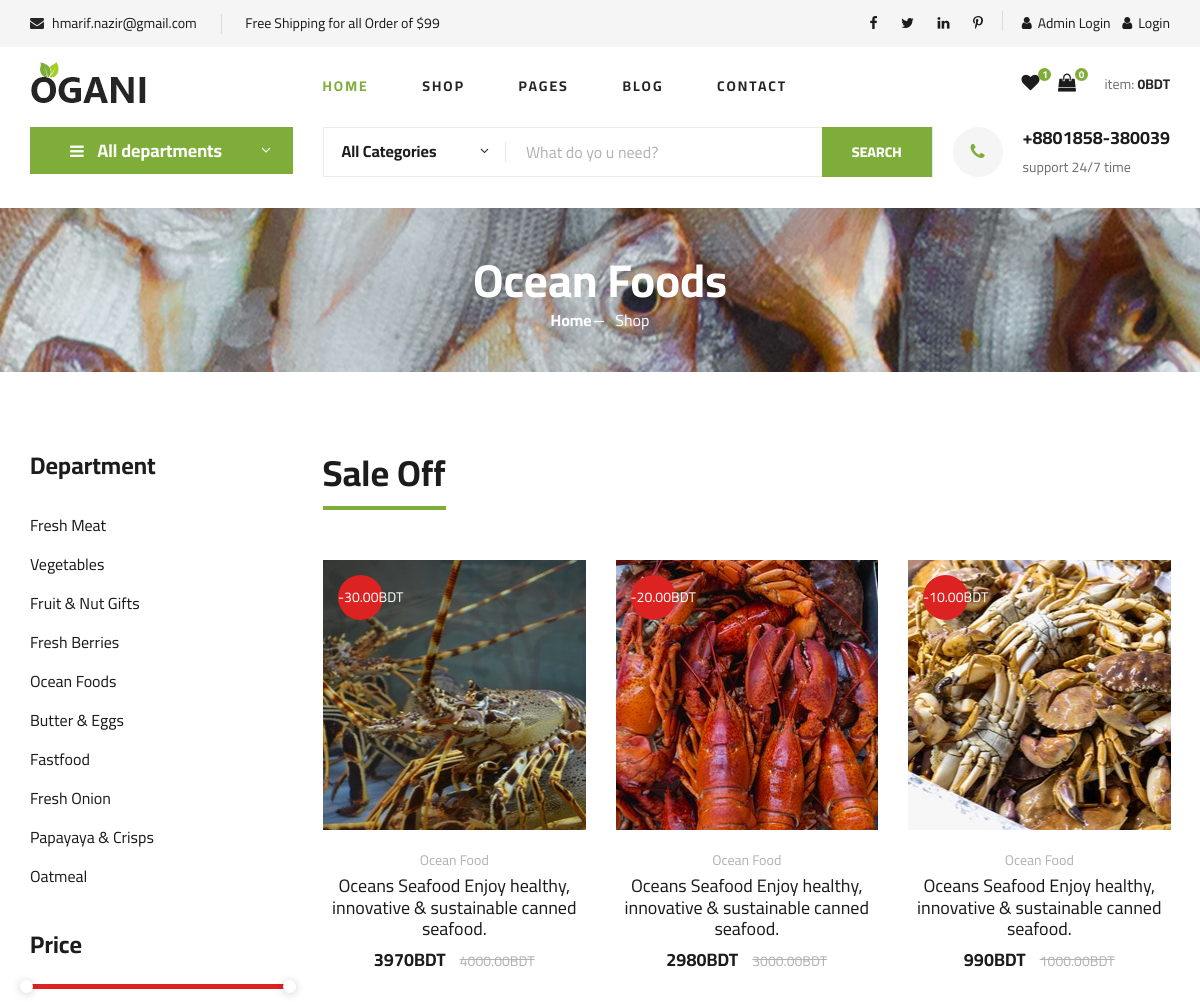
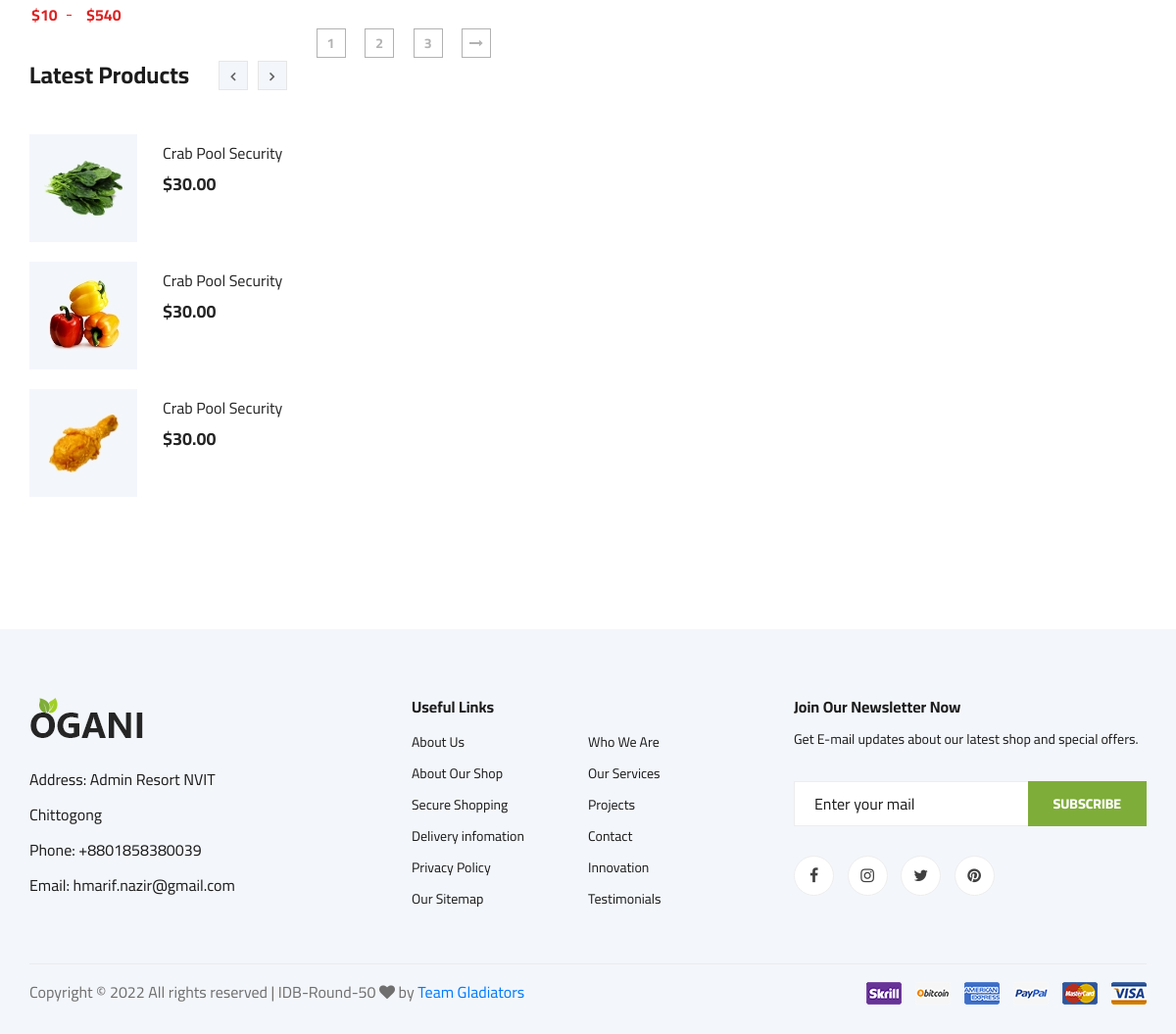
Screenshot of /category.php?id=12 with the database file from the repository (2 pictures, top to bottom).
### tables this page shows
CREATE TABLE `product_category` (
  `id` int(11) NOT NULL,
  `category` varchar(255) NOT NULL,
  `image` varchar(255) NOT NULL,
  `banner` varchar(255) DEFAULT NULL,
  `show_home` int(11) DEFAULT 0,
  `created_at` timestamp NOT NULL DEFAULT current_timestamp() ON UPDATE current_timestamp(),
  `deleted_at` timestamp NOT NULL DEFAULT current_timestamp() ON UPDATE current_timestamp()
);

CREATE TABLE `product` (
  `id` int(11) NOT NULL,
  `category_id` varchar(255) NOT NULL,
  `name` varchar(255) NOT NULL,
  `review_products` int(11) NOT NULL,
  `price` decimal(10,2) NOT NULL,
  `discount` decimal(10,2) NOT NULL,
  `desc_short` varchar(255) NOT NULL,
  `desc_long` varchar(255) NOT NULL,
  `information` varchar(255) NOT NULL,
  `ratings` varchar(255) NOT NULL,
  `qty` int(11) DEFAULT NULL,
  `status` int(11) DEFAULT NULL,
  `shipping` varchar(255) DEFAULT NULL,
  `weight` varchar(255) DEFAULT NULL,
  `latest_products` int(11) DEFAULT NULL,
  `top_rated_products` int(11) DEFAULT NULL,
  `offer` int(11) DEFAULT NULL,
  `thumb` varchar(255) NOT NULL,
  `image` varchar(255) NOT NULL,
  `created_at` timestamp NOT NULL DEFAULT current_timestamp() ON UPDATE current_timestamp(),
  `deleted_at` timestamp NOT NULL DEFAULT current_timestamp() ON UPDATE current_timestamp()
);

### includes/connection.php (called while the page is built, shortened)
<?php
    require_once('crud/crud.php');
    $base_url="http://localhost/e-commerce_project";
    $mysqli=new crud;

### crud/crud.php (called while the page is built, shortened)
<?php
    class crud{
        private $conn;
        public function __construct(){
            $this->conn=new mysqli("localhost","root","","e-commerce");
        }
        public function common_select($table,$data="*",$where=false,$orderby=false,$order="ASC",$limit=false,$offset=false){
            $selectdata=$error=$msg=false;
            $numrows=0;
            $sql="select $data from $table ";
            if($where && is_array($where)){
                $sql.= "where ";
                foreach($where as $k=>$v){
                    $sql.= "$k='$v' and ";
                }
                $sql=rtrim($sql,"and ");
            }
            $res=$this->conn->query($sql);
            if($res->num_rows > 0){
				$data = array();
				while($singleData = $res->fetch_object()){
					$data[] = $singleData;
				}
                $selectdata=$data;
                $numrows=$res->num_rows;
                $msg="data found";
            }else{
                $msg="No data found";
                $error=true;
                $numrows=$res->num_rows;
            }
            $return=array("msg"=>$msg,"error"=>$error,"selectdata"=>$selectdata,"numrows"=>$numrows);
            return $return;
        }
	    public function common_select_single($table,$data="*",$where=false,$orderby=false,$order="ASC",$limit=false,$offset=false){
            $selectdata=$error=$msg=false;
            $sql="select $data from $table ";
            if($where && is_array($where)){
                $sql.= "where ";
                foreach($where as $k=>$v){
                    $sql.= "$k='$v' and ";
                }
                $sql=rtrim($sql,"and ");
            }
            $res=$this->conn->query($sql);
            if($res->num_rows > 0){
				while($singleData = $res->fetch_object()){
					$data = $singleData;
				}
                $selectdata=$data;
                $msg="data found";
            }
            $return=array("msg"=>$msg,"error"=>$error,"selectdata"=>$selectdata);
            return $return;
        }
    }
?>

### category.php (the view, shortened to what this page needs)
<?php include('includes/header.php') ?>
<?php include('includes/header_bottom.php') ?>
<?php
	$where['id']=$_GET['id'];
	$page_details=$mysqli->common_select_single('product_category','*',$where)['selectdata'];
?>
    <section class="breadcrumb-section set-bg" data-setbg="admin/images/category/<?= $page_details->banner ?>">
        <div class="container">
            <div class="row">
                <div class="col-lg-12 text-center">
                    <div class="breadcrumb__text">
                        <h2><?= $page_details->category ?></h2>
                        <div class="breadcrumb__option">
                            <a href="index.php">Home</a>
                            <span>Shop</span>
                        </div>
                    </div>
                </div>
            </div>
        </div>
    </section>
    <section class="product spad">
        <div class="container">
            <div class="row">
                <div class="col-lg-3 col-md-5">
                    <div class="sidebar">
                        <div class="sidebar__item">
                            <h4>Department</h4>
                            <ul>
                                <li><a href="#">Fresh Meat</a></li>
                                <li><a href="#">Vegetables</a></li>
                                <li><a href="#">Fruit & Nut Gifts</a></li>
                                <li><a href="#">Fresh Berries</a></li>
                                <li><a href="#">Ocean Foods</a></li>
                                <li><a href="#">Butter & Eggs</a></li>
                                <li><a href="#">Fastfood</a></li>
                                <li><a href="#">Fresh Onion</a></li>
                                <li><a href="#">Papayaya & Crisps</a></li>
                                <li><a href="#">Oatmeal</a></li>
                            </ul>
                        </div>
                        <div class="sidebar__item">
                            <h4>Price</h4>
                            <div class="price-range-wrap">
                                <div class="price-range ui-slider ui-corner-all ui-slider-horizontal ui-widget ui-widget-content"
                                    data-min="10" data-max="540">
                                    <span tabindex="0" class="ui-slider-handle ui-corner-all ui-state-default"></span>
                                    <span tabindex="0" class="ui-slider-handle ui-corner-all ui-state-default"></span>
                                </div>
                                <div class="range-slider">
                                    <div class="price-input">
                                        <input type="text" id="minamount">
                                        <input type="text" id="maxamount">
                                    </div>
                                </div>
                            </div>
                        </div>
                        <div class="sidebar__item">
                            <div class="latest-product__text">
                                <h4>Latest Products</h4>
                                <div class="latest-product__slider owl-carousel">
                                    <div class="latest-prdouct__slider__item">
                                        <a href="#" class="latest-product__item">
                                            <div class="latest-product__item__pic">
                                                <img src="img/latest-product/lp-1.jpg" alt="">
                                            </div>
                                            <div class="latest-product__item__text">
                                                <h6>Crab Pool Security</h6>
                                                <span>$30.00</span>
                                            </div>
                                        </a>
                                        <a href="#" class="latest-product__item">
                                            <div class="latest-product__item__pic">
                                                <img src="img/latest-product/lp-2.jpg" alt="">
                                            </div>
                                            <div class="latest-product__item__text">
                                                <h6>Crab Pool Security</h6>
                                                <span>$30.00</span>
                                            </div>
                                        </a>
                                        <a href="#" class="latest-product__item">
                                            <div class="latest-product__item__pic">
                                                <img src="img/latest-product/lp-3.jpg" alt="">
                                            </div>
                                            <div class="latest-product__item__text">
                                                <h6>Crab Pool Security</h6>
                                                <span>$30.00</span>
                                            </div>
                                        </a>
                                    </div>
                                </div>
                            </div>
                        </div>
                    </div>
                </div>
                <div class="col-lg-9 col-md-7">
				<?php
	$discountwhere['category_id']=$_GET['id'];
	$discountwhere['discount >']=1;
	$discount_products=$mysqli->common_select('product','*',$discountwhere);
	if(!$discount_products['error'] && $discount_products['selectdata']){ ?>
                    <div class="product__discount">
                        <div class="section-title product__discount__title">
                            <h2>Sale Off</h2>
                        </div>
                        <div class="row">
                            <div class="product__discount__slider owl-carousel">
<?php foreach($discount_products['selectdata'] as $dispro){ ?>
                                <div class="col-lg-4">
                                    <div class="product__discount__item">
                                        <div class="product__discount__item__pic set-bg"
                                            data-setbg="<?= $base_url?>/admin/images/products/thumb/<?= $dispro->thumb ?>">
                                            <div class="product__discount__percent">-<?= $dispro->discount ?>BDT</div>
                                        </div>
                                        <div class="product__discount__item__text">
                                            <span><?= $dispro->name ?></span>
                                            <h5><a href="#"><?= $dispro->desc_short ?></a></h5>
                                            <div class="product__item__price"><?= ($dispro->price - $dispro->discount)  ?>BDT <span> <?= $dispro->price ?>BDT</span></div>
                                        </div>
                                    </div>
                                </div>
	<?php }  ?>
							</div>
                        </div>
                    </div>
	<?php } ?>
                    <div class="product__pagination">
                        <a href="#">1</a>
                        <a href="#">2</a>
                        <a href="#">3</a>
                        <a href="#"><i class="fa fa-long-arrow-right"></i></a>
                    </div>
                </div>
            </div>
        </div>
    </section>
	<?php include('includes/footer.php') ?>

### rows the page displays
product_category: category "Ocean Foods"
product: shows a picture, discount "30.00", name "Ocean Food", desc_short "Oceans Seafood Enjoy healthy, innovative & sustainable canned seafood.", $dispro->price - $dispro->discount "3970", price "4000.00"
product: shows a picture, discount "20.00", name "Ocean Food", desc_short "Oceans Seafood Enjoy healthy, innovative & sustainable canned seafood.", $dispro->price - $dispro->discount "2980", price "3000.00"
product: shows a picture, discount "10.00", name "Ocean Food", desc_short "Oceans Seafood Enjoy healthy, innovative & sustainable canned seafood.", $dispro->price - $dispro->discount "990", price "1000.00"
